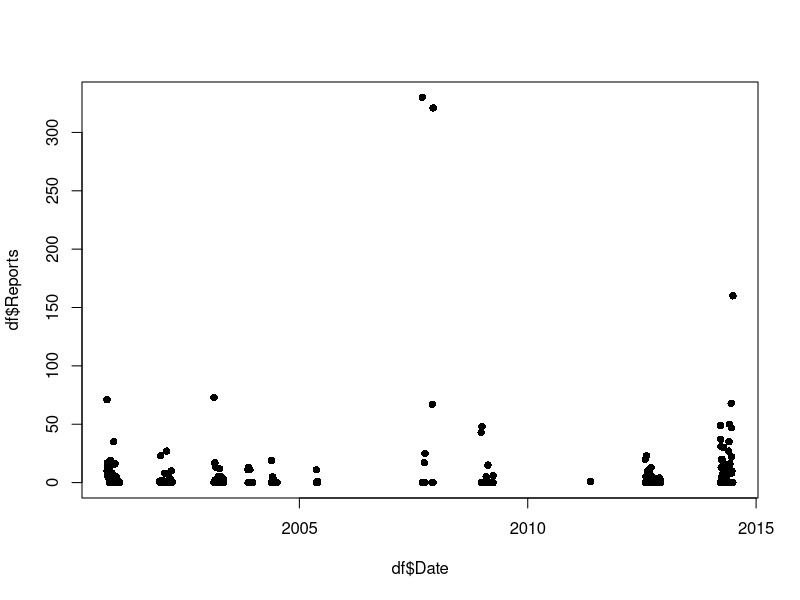
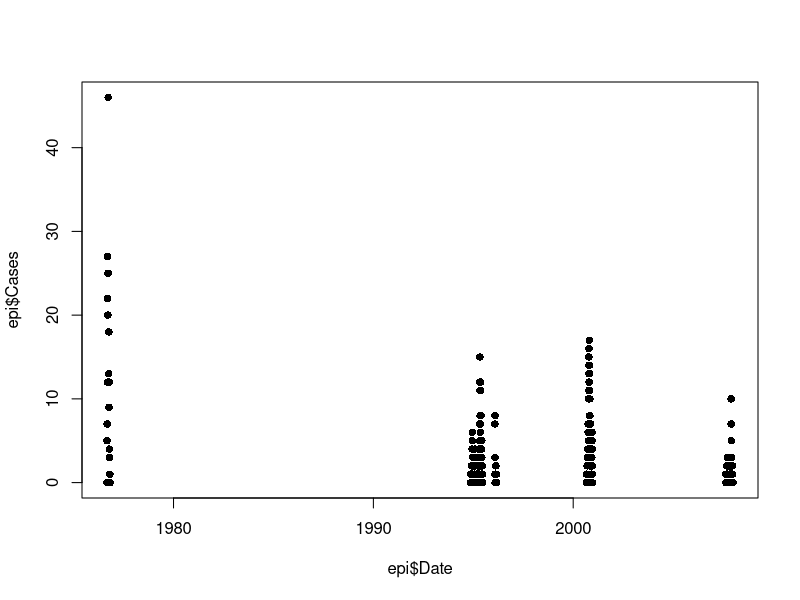

Source code (R) for these figures, in order: (Note: this script raises an error after producing the figures.)
## import data

all <- read.csv("EbolaDataDTSHcases.csv")
all$Date <- as.Date(all$Date,format="%d/%m/%Y")
str(all)
library(xts)

ts.week<- apply.weekly(as.xts(all),FUN=colSums)
df.2 <- expand.grid(Date = unique(all$Date),Group = unique(all$Outbreaks))
df <- merge(all,df.2,all=TRUE)
aggregate(Reports ~ Outbreak + Date, FUN=sum,  data=df, na.action=na.pass)
summary(df)
df$Reports[is.na(df$Reports)]<-0
#is.na(df$Reports)
head(df)
str(df)
plot(df$Date,df$Reports,pch=16)


epi <- read.csv("EbolaDataDTSHcurves.csv")
epi$Date <- as.Date(epi$Date,format="%d/%m/%Y")
str(epi)

plot(epi$Date,epi$Cases,pch=16)

# columes that indicate an outbreak
outbreak_col      <- "Outbreak"

# column for report date
date_col          <- "Date"
date_format       <- "%d/%m/%Y"

# output folder to create
output_dir        <- "outbreaks"

# survey weeks start on a saturday, so just find the previous saturday
surv_week_start <- function(date)
{
  # 1. Find the previous saturday
  prev_sat <- date
  while (weekdays(prev_sat) != "Saturday")
    prev_sat <- prev_sat - 1;
  return(as.character(prev_sat))
}

notification_dates <- as.Date(all[,date_col], format=date_format)
notification_weeks <- sapply(notification_dates, surv_week_start)
df<-cbind(all,notification_weeks)

tt<-aggregate( cbind( Reports ) ~ notification_weeks + Outbreak, 
                 data = df , FUN=sum)
str(tt)

################
ob_weeks <- matrix(0, length(unique(all[,outbreak_code_col])), num_months)
colnames(ob_weeks) <- 1:num_months
for (i in 1:num_months)
  colnames(ob_weeks)[i] <- sprintf("%4d-%02d-01", 1997 + floor((i-1)/12), (i-1) %% 12 + 1)
rownames(ob_weeks) <- unique(all[,outbreak_code_col])
t <- table(all[,outbreak_code_col], notification_months)
ob_weeks[rownames(t), colnames(t)] <- t

# plot time series of total cases
ts <- colSums(ob_weeks)
pdf("incidence_1997_2014.pdf", width=10, height=5)
plot(NULL, type="l", ylab="Cases per month", xlim=c(0, num_months-1), ylim=c(0, max(ts)*1.05), xlab="", xaxt="n", xaxs="i", yaxs="i")
x <- c(0, 0:(num_months-1), num_months-1)
y <- c(0, ts, 0)
polygon(x, y, col="lightblue", border="lightblue")

axis(1, seq(0,floor(num_months/12)*12,by=12), labels=rep("", floor(num_months/12)+1))
mtext(1996+1:floor(num_months/12), side=1, at = (1:floor(num_months/12))*12 - 6, line=0.5, cex=0.8)
box()
dev.off()

barplot(ob_weeks)
dev.off()

# plot finer-grained total cases per week since 2009
rows <- notification_weeks > "2008-12-31"

weeks_2007 <- notification_weeks[rows]
outbreaks_2007 <- all[rows,outbreak_code_col]

pdf("outbreaks_2009_2014.pdf", width=10, height=5)
ob_range <- range(as.Date(weeks_2007))
ob_weeks <- matrix(0, length(unique(outbreaks_2007)), diff(ob_range)/7+1)
colnames(ob_weeks) <- as.character(seq(ob_range[1], ob_range[2], by=7))
rownames(ob_weeks) <- sort(unique(outbreaks_2007))
t <- table(outbreaks_2007, weeks_2007)
ob_weeks[rownames(t), colnames(t)] <- t
cols <- c("grey20", rainbow(nrow(ob_weeks)-1))
barplot(ob_weeks, col=cols, border=NA, space=0, xaxt="n", ylim=c(0,60), ylab="Cases per week")

# figure out years...
years <- as.numeric((as.Date(paste(2009:2015, "-01-01", sep="")) - ob_range[1]) / 7)
axis(1, at=years, labels=rep("", length(years)), line=0.5)
mtext(2009:2014, side=1, at = years[-length(years)] + diff(years)/2, line=1.2)
dev.off()

# plot cases by DHB
rows <- notification_weeks > "2008-12-31"

weeks_2007     <- notification_weeks[rows]
dhb_2007       <- all[rows,"DHB"]

pdf("cases_by_dhb_2009_2014.pdf", width=10, height=5)
ob_range <- range(as.Date(weeks_2007))
ob_weeks <- matrix(0, length(unique(dhb_2007)), diff(ob_range)/7+1)
colnames(ob_weeks) <- as.character(seq(ob_range[1], ob_range[2], by=7))

# sort regions so they're north to south (ish)
order <- c("Northland", "Waitemata", "Auckland",
           "Counties Manukau", "Waikato", "Bay of Plenty",
           "Lakes", "Tairawhiti", "Taranaki", "Whanganui",
           "Hawke's Bay", "MidCentral", "Capital and Coast",
           "Hutt Valley", "Wairarapa", "Nelson Marlborough",
           "West Coast", "Canterbury", "South Canterbury",
           "Southern")

rownames(ob_weeks) <- order
t <- table(dhb_2007, weeks_2007)
ob_weeks[rownames(t), colnames(t)] <- t
cols <- rainbow(nrow(ob_weeks))


barplot(ob_weeks, col=cols, border=NA, space=0, xaxt="n", ylim=c(0,60), ylab="Cases per week")
legend(200,60, legend=rownames(ob_weeks), fill=cols, cex=0.7)

# figure out years...
years <- as.numeric((as.Date(paste(2009:2015, "-01-01", sep="")) - ob_range[1]) / 7)
axis(1, at=years, labels=rep("", length(years)), line=0.5)
mtext(2009:2014, side=1, at = years[-length(years)] + diff(years)/2, line=1.2)
dev.off()


# combine 'outbreaks' with fewer than 10 cases into one semi-sporadic column
weeks_2009 <- notification_weeks[rows]
outbreaks_2009 <- all[rows,outbreak_code_col]
ob_range <- range(as.Date(weeks_2009))
ob_weeks <- matrix(0, length(unique(outbreaks_2009)), diff(ob_range)/7+1)
colnames(ob_weeks) <- as.character(seq(ob_range[1], ob_range[2], by=7))
rownames(ob_weeks) <- sort(unique(outbreaks_2009))
t <- table(outbreaks_2009, weeks_2009)
ob_weeks[rownames(t), colnames(t)] <- t

sporadic <- ob_weeks[1,]
epidemic <- ob_weeks[-1,]
ob_sizes <- rowSums(epidemic)

# find our main outbreaks.  We grab the big ones, then merge in sporadic cases in the same time period.
# at worse this will overestimate R0 as the epidemic is slightly larger than it really is.

ob_sizes <- ob_sizes[order(-ob_sizes)]
epidemics_to_use <- as.numeric(names(ob_sizes)[ob_sizes > 20])

# now for each, find all nearby cases
weeks_2009 <- as.Date(weeks_2009)
outbreaks_R0 <- rep(0, length(outbreaks_2009))
outbreaks_R0[outbreaks_2009 %in% epidemics_to_use] <- outbreaks_2009[outbreaks_2009 %in% epidemics_to_use]

for (epi in epidemics_to_use)
{
  current_epi_rows <- outbreaks_R0 == epi
  # expand the week range by week_fudge weeks and look for more cases.  Keep going until we find none.
  week_fudge <- 3*7
  while (TRUE)
  {
    week_range <- range(weeks_2009[current_epi_rows])
    sporadics_to_add <- weeks_2009 >= week_range[1]-week_fudge & weeks_2009 <= week_range[2]+week_fudge & !current_epi_rows
    if (sum(sporadics_to_add) == 0)
      break
    current_epi_rows <- current_epi_rows |  sporadics_to_add
  }
  # update
  outbreaks_R0[current_epi_rows] <- epi
}

# add in the extra, unidentified epidemic
extra_outbreak_weeks <- c("2010-02-27", "2010-05-15")
sporadics_to_add <- weeks_2009 >= extra_outbreak_weeks[1] & weeks_2009 <= extra_outbreak_weeks[2]
outbreaks_R0[sporadics_to_add] <- 99

# reorder the outbreaks based on their end date
outbreak_nos <- unique(outbreaks_R0[outbreaks_R0 > 0])
max_dates <- rep("", length(outbreak_nos))
for (i in 1:length(outbreak_nos))
{
  max_dates[i] <- max(weeks_2009[outbreaks_R0 == outbreak_nos[i]])
}
epidemic_order <- order(max_dates)

# plot

pdf("outbreaks_for_R0.pdf", width=10, height=5)
ob_weeks <- matrix(0, length(unique(outbreaks_R0)), diff(ob_range)/7+1)
colnames(ob_weeks) <- as.character(seq(ob_range[1], ob_range[2], by=7))
rownames(ob_weeks) <- c(0, outbreak_nos[epidemic_order])
t <- table(outbreaks_R0, weeks_2009)
ob_weeks[rownames(t), colnames(t)] <- t
cols <- c("grey30", rainbow(length(epidemic_order)))
barplot(ob_weeks, col=cols, border=NA, space=0, xaxt="n", ylim=c(0,60), ylab="Cases per week")

# figure out years...
years <- as.numeric((as.Date(paste(2009:2015, "-01-01", sep="")) - ob_range[1]) / 7)
axis(1, at=years, labels=rep("", length(years)), line=0.5)
mtext(2009:2014, side=1, at = years[-length(years)] + diff(years)/2, line=1.2)

dev.off()

# export these outbreaks for R0 analyses

# create output directory
dir.create(file.path(output_dir), showWarnings = FALSE)

# for each outbreak, compute the incidence
for (ob_num in outbreak_nos)
{
  # find the rows
  ob_rows  <- outbreaks_R0 == ob_num
  
  # create a date range
  ob_range <- range(weeks_2009[ob_rows])
  ob_weeks <- rep(0, length=diff(ob_range)/7+1)
  names(ob_weeks) <- seq(ob_range[1], ob_range[2], by=7)
  
  # compute the incidence by tabling up
  t <- table(weeks_2009[ob_rows])
  ob_weeks[names(t)] <- t
  
  # write out an outbreak file
  outbreak_data <- data.frame(date=names(ob_weeks), week=1:length(ob_weeks), incidence=ob_weeks)
  outbreak_file <- file.path(output_dir, sprintf("outbreak%02d.csv", ob_num))
  write.csv(outbreak_data, outbreak_file, row.names=F)
}
